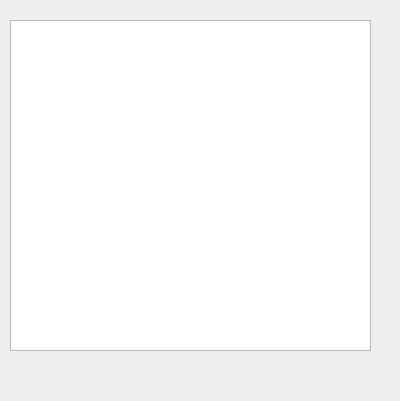
<?xml version="1.0" encoding="UTF-8"?>
<ui version="4.0">
 <class>TableDock</class>
 <widget class="QDockWidget" name="TableDock">
  <property name="geometry">
   <rect>
    <x>0</x>
    <y>0</y>
    <width>400</width>
    <height>401</height>
   </rect>
  </property>
  <property name="windowTitle">
   <string>DockWidget</string>
  </property>
  <widget class="QWidget" name="dockWidgetContents">
   <widget class="QTableView" name="tableView">
    <property name="geometry">
     <rect>
      <x>10</x>
      <y>20</y>
      <width>361</width>
      <height>331</height>
     </rect>
    </property>
   </widget>
  </widget>
 </widget>
 <resources/>
 <connections/>
</ui>
